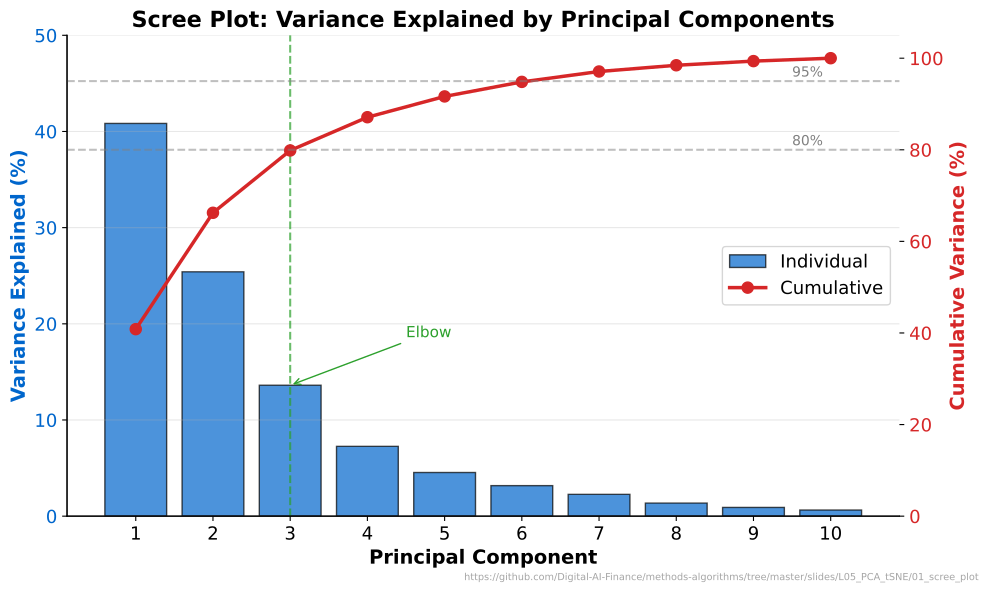

Write Python code to recreate this figure.
"""Scree Plot - Variance explained by principal components"""
import matplotlib.pyplot as plt
import numpy as np
from pathlib import Path

CHART_METADATA = {
    'title': 'Scree Plot',
    'description': 'Eigenvalue magnitudes and cumulative variance explained',
    'url': 'https://github.com/Digital-AI-Finance/methods-algorithms/tree/master/slides/L05_PCA_tSNE/01_scree_plot'
}

plt.rcParams.update({
    'font.size': 14, 'axes.labelsize': 14, 'axes.titlesize': 16,
    'xtick.labelsize': 13, 'ytick.labelsize': 13, 'legend.fontsize': 13,
    'figure.figsize': (10, 6), 'figure.dpi': 150,
    'axes.spines.top': False,
    'axes.spines.right': False,
})

MLPURPLE = '#3333B2'
MLBLUE = '#0066CC'
MLGREEN = '#2CA02C'
MLRED = '#D62728'
MLORANGE = '#FF7F0E'

np.random.seed(42)

# Simulated eigenvalues (variance explained)
n_components = 10
eigenvalues = np.array([4.5, 2.8, 1.5, 0.8, 0.5, 0.35, 0.25, 0.15, 0.1, 0.07])
variance_explained = eigenvalues / eigenvalues.sum()
cumulative_variance = np.cumsum(variance_explained)

fig, ax1 = plt.subplots(figsize=(10, 6))

# Bar chart for individual variance
x = np.arange(1, n_components + 1)
bars = ax1.bar(x, variance_explained * 100, color=MLBLUE, alpha=0.7,
               edgecolor='black', linewidth=1, label='Individual')
ax1.set_xlabel('Principal Component', fontweight='bold')
ax1.set_ylabel('Variance Explained (%)', color=MLBLUE, fontweight='bold')
ax1.tick_params(axis='y', labelcolor=MLBLUE)
ax1.set_xticks(x)

# Line chart for cumulative variance
ax2 = ax1.twinx()
ax2.plot(x, cumulative_variance * 100, 'o-', color=MLRED, linewidth=2.5,
         markersize=8, label='Cumulative')
ax2.set_ylabel('Cumulative Variance (%)', color=MLRED, fontweight='bold')
ax2.tick_params(axis='y', labelcolor=MLRED)

# Mark 80% and 95% thresholds
ax2.axhline(y=80, color='gray', linestyle='--', alpha=0.5)
ax2.axhline(y=95, color='gray', linestyle='--', alpha=0.5)
ax2.text(9.5, 81, '80%', fontsize=10, color='gray')
ax2.text(9.5, 96, '95%', fontsize=10, color='gray')

# Find elbow point
ax1.axvline(x=3, color=MLGREEN, linestyle='--', alpha=0.7)
ax1.annotate('Elbow', xy=(3, variance_explained[2]*100),
             xytext=(4.5, variance_explained[2]*100 + 5),
             arrowprops=dict(arrowstyle='->', color=MLGREEN),
             fontsize=11, color=MLGREEN)

# Legend
lines1, labels1 = ax1.get_legend_handles_labels()
lines2, labels2 = ax2.get_legend_handles_labels()
ax1.legend(lines1 + lines2, labels1 + labels2, loc='center right')

ax1.set_title('Scree Plot: Variance Explained by Principal Components',
              fontsize=16, fontweight='bold')
ax1.set_ylim(0, 50)
ax2.set_ylim(0, 105)
ax1.grid(True, alpha=0.3, axis='y')

# Add URL annotation
plt.figtext(0.99, 0.01, CHART_METADATA['url'],
            fontsize=7, color='gray', ha='right', va='bottom', alpha=0.7)

plt.tight_layout()
plt.savefig(Path(__file__).parent / 'chart.pdf', dpi=300, bbox_inches='tight')
plt.close()
print("Chart saved: 01_scree_plot/chart.pdf")
